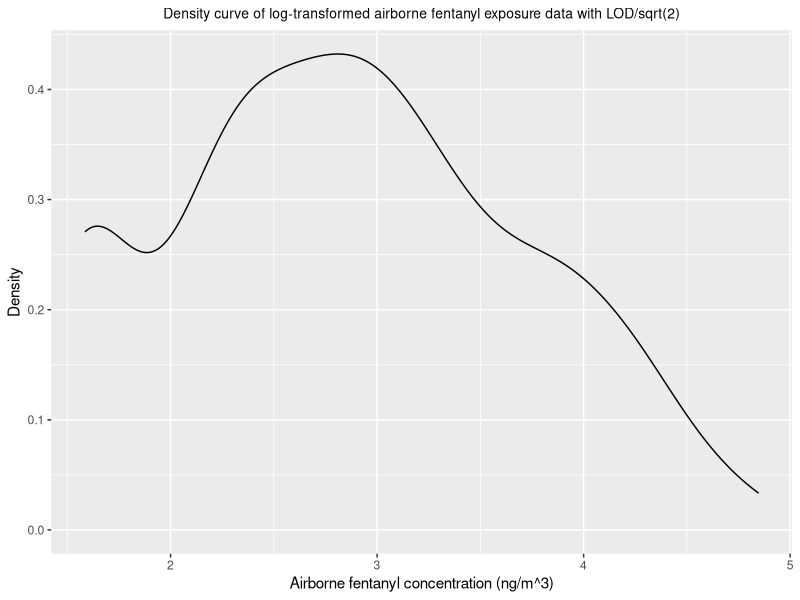
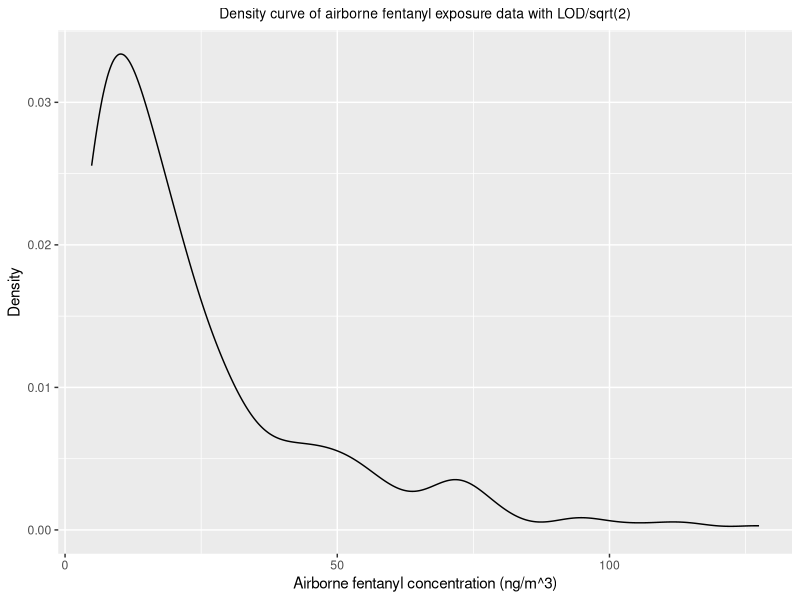
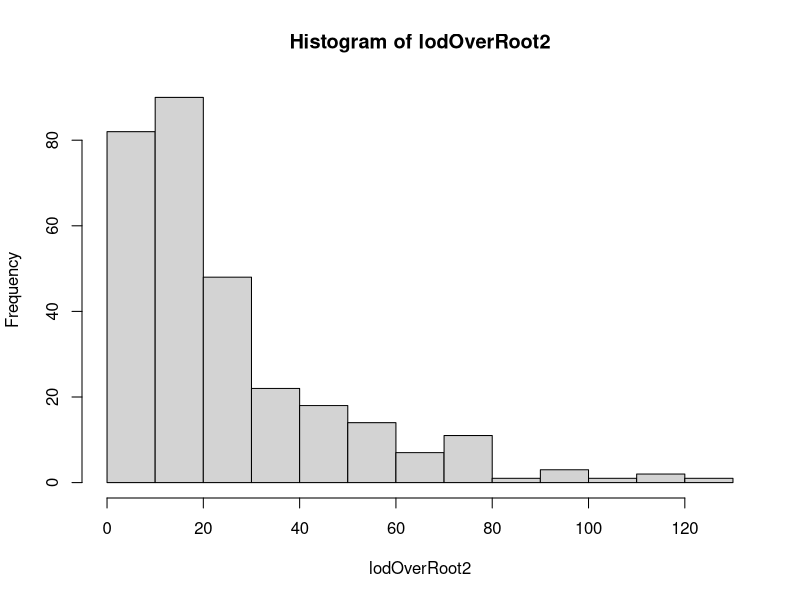
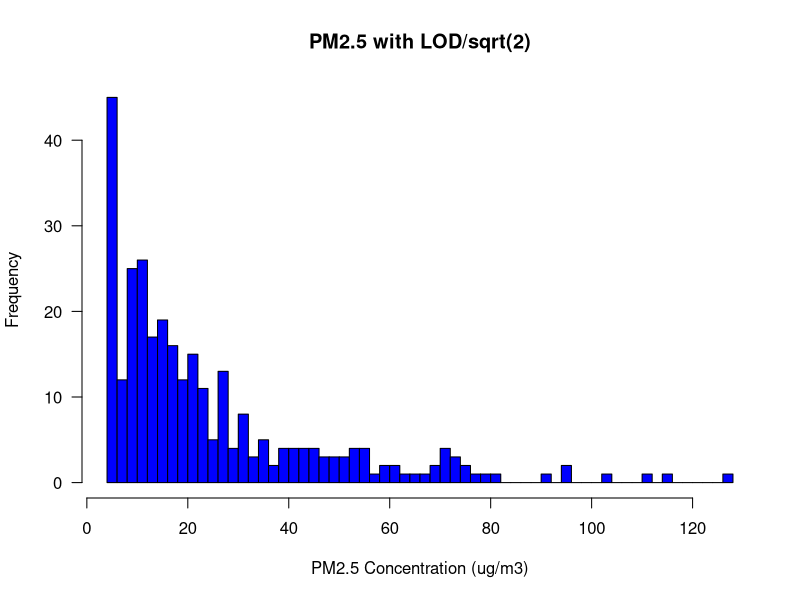

Generate these figures, in order, with R:
##############################################
# This script reads and explores the fentanyl 
# exposure data for Milestone 2
##############################################


### read the airborne fentanyl data
### Note that the data is kept in the data folder; update 
### the file parameter as the datasets are updated
fentanyldata <- read.csv(file = "Data/synthetic_fentanyl_exposure_dataset.csv",
                     header = T,
                     stringsAsFactors = F)

### summarize airborne fentanyl values

summary(fentanyldata$Fentanyl_ng_m3)
mean(fentanyldata$Fentanyl_ng_m3, na.rm = T)

### create an object with the <LOD values replaced with 4/sqrt(2)

LOD <- 6.903

# make a new object with the updated values in it

lodOverRoot2 <- replace(fentanyldata$Fentanyl_ng_m3,
                        list = is.na(fentanyldata$Fentanyl_ng_m3),
                        values = LOD/sqrt(2))

#check summary of the updated data
summary(lodOverRoot2)

### calculate the arithmetic mean, standard deviation, median and 95th percentile of the untransformed PM2.5 values

mean(lodOverRoot2)
sd(lodOverRoot2)
median(lodOverRoot2)
quantile(lodOverRoot2, 0.95)

### log-transform the lodOverRoot2 val;ues and calculate summaries

lodOverRoot2log <- log(lodOverRoot2)

# calculate arithmetic mean, sd, median, and 95th percentile of the log-transformed PM2.5 values
mean(lodOverRoot2log)
sd(lodOverRoot2log)
median(lodOverRoot2log)
quantile(lodOverRoot2log, 0.95)

# calculate the geometric mean, sd, median, and 95th percentile of the log-transformed PM2.5 values

exp(mean(lodOverRoot2log))
exp(sd(lodOverRoot2log))
exp(median(lodOverRoot2log))
exp(quantile(lodOverRoot2log, 0.95))

### Create density plots of the fentanyl exposure data

# load ggplot2
library(ggplot2)

# convert log-transformed and imputed fentanyl exposure data to a dataframe
# for ggplot2
lodOverRoot2logdf <- data.frame(value = lodOverRoot2log)

# create density plot with ggplot2
log_density <- ggplot(lodOverRoot2logdf, aes(x=value)) + 
  geom_density()+
  labs(title="Density curve of log-transformed airborne fentanyl exposure data with LOD/sqrt(2)",
       x="Airborne fentanyl concentration (ng/m^3)", y = "Density") +
  theme(plot.title = element_text(
      hjust = 0.5, 
      size = 10))
log_density

# convert imputed fentanyl exposure data to a dataframe
# for ggplot2
lodOverRoot2df <- data.frame(value = lodOverRoot2)

# create density plot with ggplot2
density <- ggplot(lodOverRoot2df, aes(x=value)) + 
  geom_density() +
  labs(title="Density curve of airborne fentanyl exposure data with LOD/sqrt(2)",
       x="Airborne fentanyl concentration (ng/m^3)", y = "Density")+
  theme(plot.title = element_text(
    hjust = 0.5, 
    size = 10))
density

### plot a histogram of the transformed values example from tutorial

hist(lodOverRoot2)

# improve the base histogram
hist(lodOverRoot2,
     breaks = 50,
     main = "PM2.5 with LOD/sqrt(2)",
     ylab = "Frequency",
     xlab = "PM2.5 Concentration (ug/m3)",
     col = "blue",
     las = 1)
